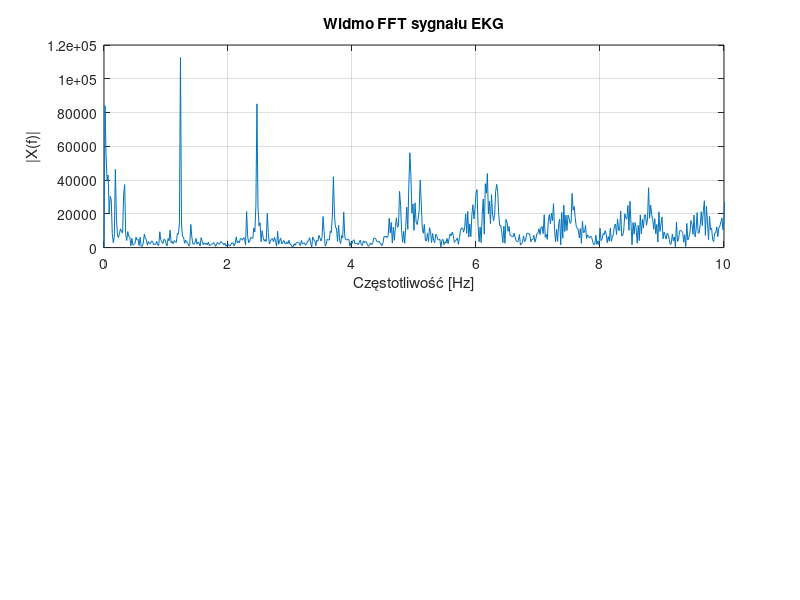

MATLAB code for this plot: (Note: this script raises an error after producing the figure.)
% Wczytanie sygnału
load('ECG100.mat');  % lub 'ECG100 (1).mat'
x = double(val(1, :));  % pierwszy kanał jako double

fs = 360;               % częstotliwość próbkowania w Hz
t = (0:length(x)-1)/fs;

% Centrowanie sygnału
x = x - mean(x);

% FFT widmo
N = length(x);
X = abs(fft(x)); %liczymy transforamtę fouriera
f = (0:N-1)*(fs/N);

figure;
subplot(2,1,1);
plot(f(), X());
xlim([0 10]);%zakres
title('Widmo FFT sygnału EKG');
xlabel('Częstotliwość [Hz]');
ylabel('|X(f)|');
grid on;


% --- Autokorelacja z użyciem FFT ---
R = ifft(abs(fft(x)).^2, 'symmetric'); %obliczamy widmo mocy i robimy ifft
R = R / max(R);  % normalizacja
lags = (0:N-1)/fs; %wektor opóźnień

%szukamy
min_hr = 40; max_hr = 180; %ograniczenia fizjologiczne
min_lag = round(fs * 60 / max_hr);  % ~0.33 s
max_lag = round(fs * 60 / min_hr);  % ~1.5 s

[~, peak_idx] = max(R(min_lag:max_lag));
true_idx = peak_idx + min_lag - 1;
period = lags(true_idx);
bpm = 60 / period;

subplot(2,1,2);
plot(lags(1:round(3*fs)), R(1:round(3*fs)));
xline(period, '--r', sprintf('T = %.2f s', period));
title('Autokorelacja (FFT)');
xlabel('Opóźnienie [s]');
ylabel('Znormalizowana wartość');
grid on;

fprintf('Szacowana liczba uderzeń na minutę: %.2f BPM\n', bpm);
